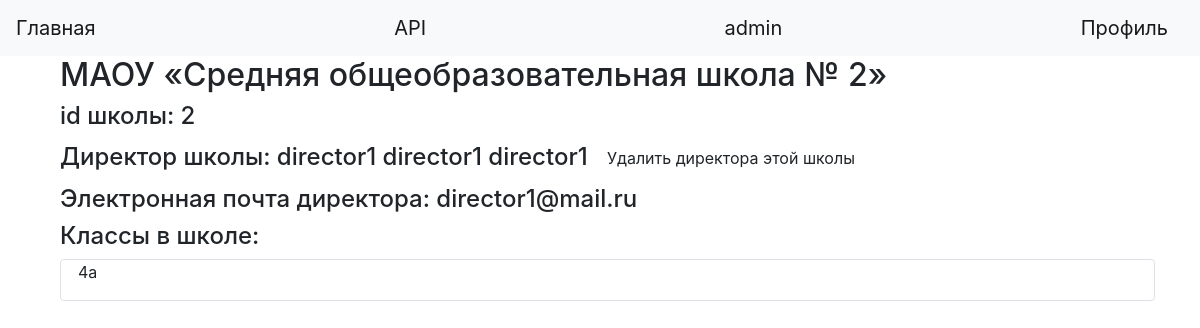
The app's page /school/2 (signed in) with its own data.
### data/users.py (models this page shows, shortened)
class User(SqlAlchemyBase, UserMixin):
    __tablename__ = 'user'
    id = sqlalchemy.Column(
        sqlalchemy.Integer, primary_key=True, autoincrement=True)
    name = sqlalchemy.Column(sqlalchemy.String, nullable=True)
    apprentice = sqlalchemy.Column(sqlalchemy.String, nullable=True)
    patronymic = sqlalchemy.Column(sqlalchemy.String, nullable=True)
    email = sqlalchemy.Column(
        sqlalchemy.String, index=True, unique=True, nullable=True)
    hashed_password = sqlalchemy.Column(sqlalchemy.String, nullable=True)
    photo = sqlalchemy.Column(sqlalchemy.String)
    school = sqlalchemy.Column(sqlalchemy.String)
    dob = sqlalchemy.Column(sqlalchemy.String)
    roles = sqlalchemy.Column(sqlalchemy.String)  # добавить nullable=True
    created_date = sqlalchemy.Column(
        sqlalchemy.DateTime, default=datetime.datetime.now)

### data/schools.py (models this page shows)
class Schools(SqlAlchemyBase):
    __tablename__ = 'schools'
    id = sqlalchemy.Column(
        sqlalchemy.Integer, primary_key=True, autoincrement=True)
    name_schools = sqlalchemy.Column(sqlalchemy.String, nullable=True)
    director = sqlalchemy.Column(sqlalchemy.String, nullable=True)

### data/klass.py (models this page shows)
class Klass(SqlAlchemyBase):
    __tablename__ = 'klass'
    id = sqlalchemy.Column(
        sqlalchemy.Integer, primary_key=True, autoincrement=True)
    name_klass = sqlalchemy.Column(sqlalchemy.String, nullable=True)
    schedule_url = sqlalchemy.Column(sqlalchemy.String, nullable=True)
    shool_id = sqlalchemy.Column(sqlalchemy.Integer, nullable=True)

### main.py (the view)
@app.route("/school/<int:id>")
@login_required
def school_info(id):
    db_sess = db_session.create_session()
    school = db_sess.query(Schools).filter(Schools.id == id).first()
    director = db_sess.query(User).filter(User.id == school.director).first()
    klass = db_sess.query(Klass).filter(Klass.shool_id == id)
    return render_template("school.html", school=school, director=director, klass=klass)

### data/db_session.py (called while the page is built)
def create_session() -> Session:
    global __factory
    return __factory()

### main.py (called while the page is built)
@login_manager.user_loader
def load_user(user_id):
    db_sess = db_session.create_session()
    return db_sess.query(User).get(user_id)

### templates/school.html
{% extends "base.html" %}
{%block content%}
<div style="padding-left: 15px">
<h2>{{school.name_schools}}</h2>
<h4>id школы: {{school.id}}</h4>
{% if school.director %}
<h4>Директор школы: {{director.apprentice}} {{director.name}} {{director.patronymic}}
{% if current_user.roles == "admin" %}
<a class="btn" href='/control-director/{{director.id}}/del'>Удалить директора этой школы</a>
{% endif %}
</h4>
<h4>Электронная почта директора: {{director.email}}</h4>
{% else %}
<h4>Директор школы: нет</h4>
{% endif %}
<h4>Классы в школе:</h4>
{% for i in klass %}
<div class="col-md6 border rounded">
        <div style="padding-left: 17px">
            <p>{{ i.name_klass }}</p>
        </div>
    </div>
{% endfor %}
</div>
{% endblock %}

### templates/base.html (shortened to what this page needs)
<!doctype html>
<html lang="ru">
<head>
    <link rel="stylesheet"
          href="https://stackpath.bootstrapcdn.com/bootstrap/4.4.1/css/bootstrap.min.css"
>
</head>
<body>
<header>
    <nav class="navbar navbar-light bg-light">
        <a class="navbar-brand" href="/">Главная</a>
        <a class="navbar-brand" href="/api/documentation">API</a>
        {% if current_user.is_authenticated %}
            <a class="navbar-brand" href="/logout">{{ current_user.name }}</a>
            <a class="navbar-brand" href="/profile">Профиль</a>
        {% else %}
            <p>
                <a class="btn btn-primary " href="/register">Зарегистрироваться</a>
                <a class="btn btn-success" href="/login">Войти</a>
            </p>
        {% endif %}
    </nav>
</header>
<main role="main" class="container">
    {% block content %}{% endblock %}
</main>
</body>
</html>

### records on screen
User: name "admin"
Schools: name_schools "МАОУ «Средняя общеобразовательная школа № 2»", id "2"
User: apprentice "director1", name "director1", patronymic "director1", email "director1@mail.ru"
Klass: name_klass "4a"
